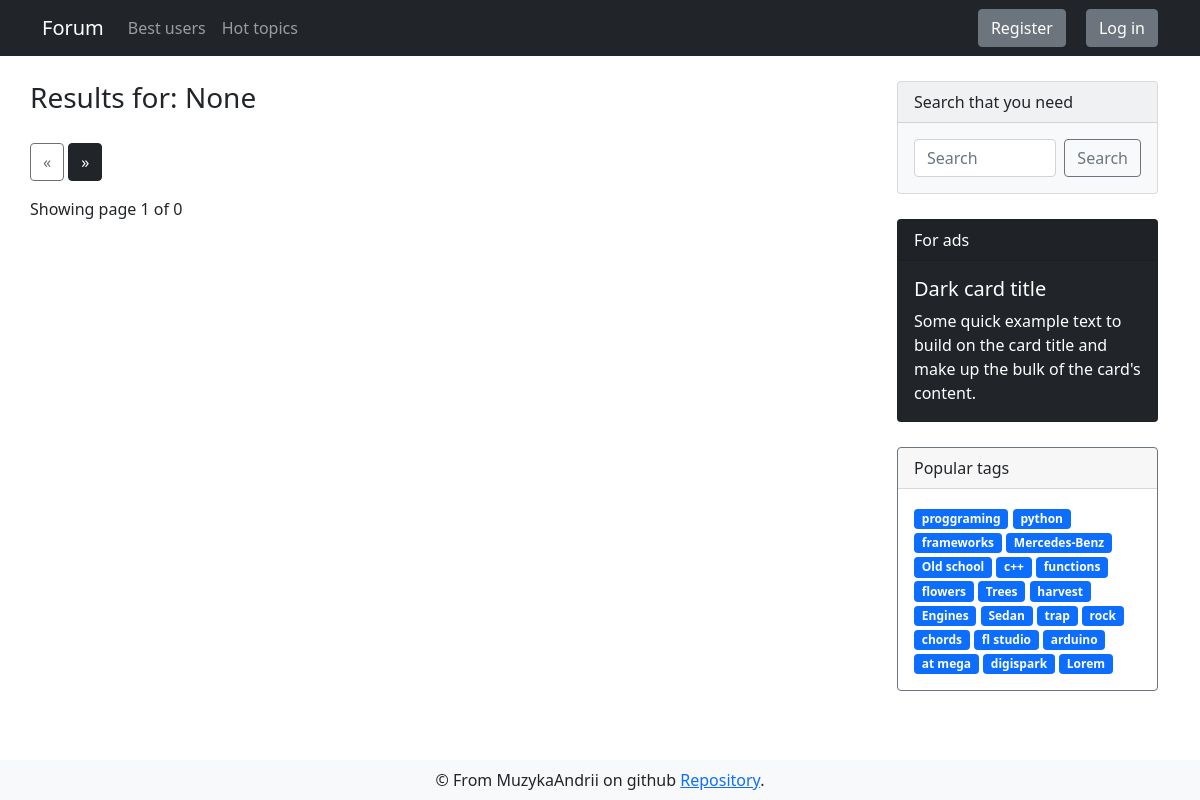
The page /forum/search on the database its author committed.
### app/models.py (models this page shows, shortened)
class DbMixin(object):
    def save(self):
        db.session.add(self)
        db.session.commit()

class Tag(DbMixin, db.Model):
    id = db.Column(db.Integer, primary_key = True, autoincrement=True)
    name = db.Column(db.String(50), unique=True, nullable=False)
    slug = db.Column(db.String(100), unique=True, nullable=False)
    section_id = db.Column(db.Integer, db.ForeignKey('section.id'), nullable=False)

### app/views.py (the view)
@app.route('/forum/search', methods=['GET'])
def search():
    discussions = search_discussions(request)
    return render_template('forum/search.html', posts=discussions, tags=get_tags())

### app/controllers/search_controller.py (called while the page is built)
def search_discussions(request: Request) -> List[Discussion]:
    page = request.args.get('page', 1, type=int)
    search_query = request.args.get('search_query')
    search_query = f'%{search_query}%'
    discussions = Discussion.query.filter(Discussion.theme.ilike(search_query) |
                                        Discussion.text.ilike(search_query) |
                                        Discussion.tags.any(Tag.name.ilike(search_query)))\
                                        .paginate(page=page, per_page=app.config['TOPICS_PER_PAGE'])
    return discussions

### app/views.py (called while the page is built)
@app.before_request
def update_last_seen():
    if current_user.is_authenticated:
        current_user.update_last_seen()

@app.before_request
def check_banned():
    if not current_user.is_authenticated:
        return
    result = is_current_user_banned()
    if result:
        logout_user()
        return render_template('alerts/banned.html', reason=result)

@cache.cached(timeout=600, key_prefix='tags')
def get_tags():
    return Tag.query.with_entities(Tag.slug, Tag.name).limit(25).all()

### app/templates/forum/search.html (shortened to what this page needs)
{% extends "layouts/base.html" %}
{% block content %}
<div class="container">
    <div class="row">
        <div style="margin: 25px 0;" class="list-group col-md-9">
            <h3>Results for: {{request.args.get('search_query')}}</h3>
            <div style="margin-top: 20px;" class="pag text-right">
                <div class="text-right">
                    <a href="{{ url_for('search', page=posts.prev_num, search_query=request.args.get('search_query')) }}" class="btn btn-outline-dark
       {% if posts.page == 1 %}disabled{% endif %}">
                        &laquo;
                    </a>
                    <a href="{{ url_for('search', page=posts.next_num, search_query=request.args.get('search_query')) }}" class="btn btn-dark
       {% if posts.page == posts.pages %}disabled{% endif %}">
                        &raquo;
                    </a>
                </div>
                <p class="text-right mt-3">
                    Showing page {{ posts.page }} of {{ posts.pages }}
                </p>
                </div>
            </div>
            {% include 'layouts/sidebar.html' %}
        </div>
    </div>
    {% endblock %}

### app/templates/layouts/sidebar.html
<div class="sidebar col-md-3">
    <div class="card text-dark bg-light mb-3" style="max-width: 18rem;">
        <div class="card-header">Search that you need</div>
        <form method="GET" action="{{ url_for('search') }}" class="card-body d-flex">
            <input name="search_query" value="{{ request.args.get('search_query', '') }}" class="form-control me-2" type="text" placeholder="Search" aria-label="Search">
            <button class="btn btn-outline-secondary" type="submit">Search</button>
        </form>
    </div>
    <div class="card text-white bg-dark mb-3" style="max-width: 18rem;">
        <div class="card-header">For ads</div>
        <div class="card-body">
            <h5 class="card-title">Dark card title</h5>
            <p class="card-text">Some quick example text to build on the card title and make up the bulk of the
                card's content.</p>
        </div>
    </div>
    <div class="card border-secondary mb-3" style="max-width: 18rem;">
        <div class="card-header">Popular tags</div>
        <div class="card-body text-secondary">
            {% for tag in tags %}
            <a href="{{ url_for('tags_discussions', tag_slug=tag[0]) }}" class="tag badge bg-primary">{{ tag[1] }}</a>
            {% endfor %}
        </div>
    </div>
</div>

### app/static/css/style.css (style rules this page uses)
.card { margin: 25px 0; }
.tag { text-decoration: none; }

### rows shown on the page
Tag: name "proggraming"
Tag: name "python"
Tag: name "frameworks"
Tag: name "Mercedes-Benz"
Tag: name "Old school"
Tag: name "c++"
Tag: name "functions"
Tag: name "flowers"
Tag: name "Trees"
Tag: name "harvest"
Tag: name "Engines"
Tag: name "Sedan"
Tag: name "trap"
Tag: name "rock"
Tag: name "chords"
Tag: name "fl studio"
Tag: name "arduino"
Tag: name "at mega"
Tag: name "digispark"
Tag: name "Lorem"

### other values the page prints
{{ request.args.get('search_query') }} "None"
{{ posts.page }} "1"
{{ posts.pages }} "0"
